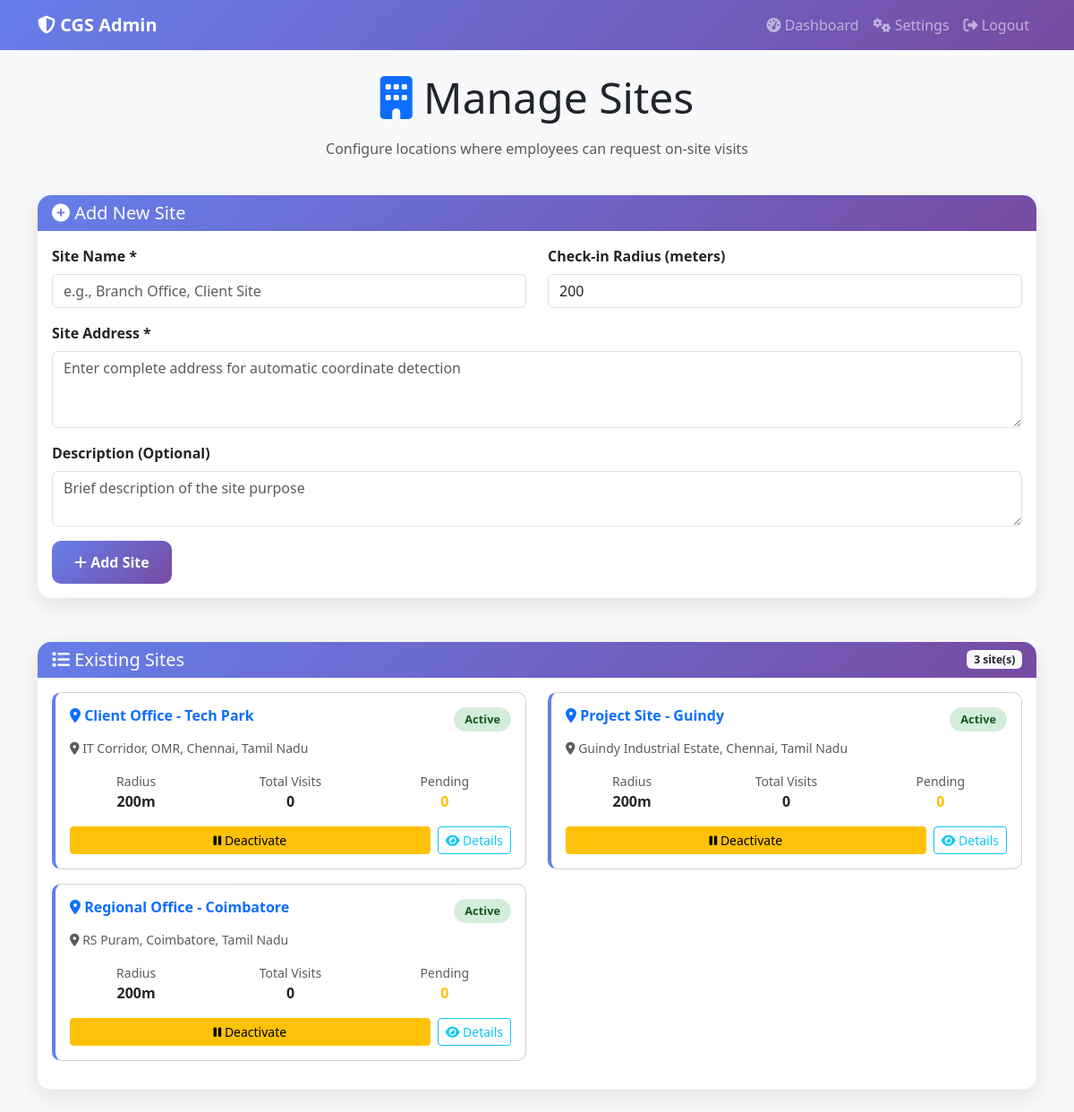
Page /admin/sites (signed in) on the committed database.
### tables this page shows
CREATE TABLE sites (
            id INTEGER PRIMARY KEY AUTOINCREMENT,
            site_name TEXT NOT NULL,
            site_address TEXT NOT NULL,
            site_lat REAL NOT NULL,
            site_lon REAL NOT NULL,
            site_radius INTEGER DEFAULT 200,
            site_description TEXT,
            is_active BOOLEAN DEFAULT 1,
            created_by INTEGER,
            created_at TIMESTAMP DEFAULT CURRENT_TIMESTAMP,
            updated_at TIMESTAMP DEFAULT CURRENT_TIMESTAMP,
            FOREIGN KEY (created_by) REFERENCES users(user_id)
        );

### app.py (the view)
@app.route('/admin/sites')
@admin_required
def admin_sites():
    try:
        conn = get_db_connection()
        cursor = conn.cursor()
        cursor.execute("""
            SELECT s.id, s.site_name, s.site_address, s.site_lat, s.site_lon, s.site_radius, s.site_description, s.is_active,
                   COUNT(sv.id) as total_visits,
                   SUM(CASE WHEN sv.status = 'Pending' THEN 1 ELSE 0 END) as pending_visits
            FROM sites s
            LEFT JOIN site_visits sv ON s.id = sv.site_id
            GROUP BY s.id, s.site_name, s.site_address, s.site_lat, s.site_lon, s.site_radius, s.site_description, s.is_active
            ORDER BY s.site_name
        """)
        sites = cursor.fetchall()
        conn.close()
        return render_template('admin_sites.html', sites=sites)
    except Exception as e:
        flash(f'Error loading sites: {str(e)}', 'error')
        return redirect(url_for('admin_dashboard'))

### app.py (called while the page is built)
@app.after_request
def after_request(response):
    response.headers['Cache-Control'] = 'no-cache, no-store, must-revalidate'
    response.headers['Pragma'] = 'no-cache'
    response.headers['Expires'] = '0'
    origin = request.headers.get('Origin')
    if origin:
        response.headers['Access-Control-Allow-Origin'] = origin
        response.headers['Access-Control-Allow-Credentials'] = 'true'
        response.headers['Access-Control-Allow-Methods'] = 'GET, POST, PUT, DELETE, OPTIONS'
        response.headers['Access-Control-Allow-Headers'] = 'Content-Type, X-CSRFToken, X-Requested-With'
    return response

def dict_factory(cursor, row):
    d = {}
    for idx, col in enumerate([c[0] for c in cursor.description]):
        d[col] = row[idx]
    return d

def get_db_connection():
    conn = sqlite3.connect(DB_PATH)
    conn.row_factory = dict_factory  # Use dict factory instead of Row
    return conn

def admin_required(f):
    from functools import wraps
    @wraps(f)
    def decorated_function(*args, **kwargs):
        if session.get('role') != 'admin':
            flash('Access denied. Admin privileges required.', 'error')
            return redirect(url_for('home'))
        return f(*args, **kwargs)
    return decorated_function

### templates/admin_sites.html (shortened to what this page needs)
<!DOCTYPE html>
<html lang="en">
<head>
    <link href="https://cdn.jsdelivr.net/npm/bootstrap@5.3.2/dist/css/bootstrap.min.css" rel="stylesheet">
    <link href="https://cdnjs.cloudflare.com/ajax/libs/font-awesome/6.4.0/css/all.min.css" rel="stylesheet">
</head>
<body class="bg-light">
    <nav class="navbar navbar-expand-lg navbar-dark" style="background: linear-gradient(135deg, #667eea 0%, #764ba2 100%);">
        <div class="container">
            <a class="navbar-brand fw-bold" href="{{ url_for('admin_dashboard') }}">
                <i class="fas fa-shield-alt"></i> CGS Admin
            </a>
            <div class="navbar-nav ms-auto">
                <a class="nav-link" href="{{ url_for('admin_dashboard') }}">
                    <i class="fas fa-tachometer-alt"></i> Dashboard
                </a>
                <a class="nav-link" href="{{ url_for('admin_settings') }}">
                    <i class="fas fa-cogs"></i> Settings
                </a>
                <a class="nav-link" href="{{ url_for('logout') }}">
                    <i class="fas fa-sign-out-alt"></i> Logout
                </a>
            </div>
        </div>
    </nav>
    <div class="container mt-4">
        <div class="row mb-4">
            <div class="col-12">
                <h1 class="display-5 text-center mb-3">
                    <i class="fas fa-building text-primary"></i> Manage Sites
                </h1>
                <p class="text-center text-muted">Configure locations where employees can request on-site visits</p>
            </div>
        </div>
        <div class="row mb-4">
            <div class="col-12">
                <div class="card sites-card">
                    <div class="card-header">
                        <h5 class="mb-0"><i class="fas fa-plus-circle"></i> Add New Site</h5>
                    </div>
                    <div class="card-body">
                        <form method="POST" action="{{ url_for('add_site') }}">
                            <div class="row">
                                <div class="col-md-6 mb-3">
                                    <label for="site_name" class="form-label fw-bold">Site Name *</label>
                                    <input type="text" class="form-control" id="site_name" name="site_name" required
                                           placeholder="e.g., Branch Office, Client Site">
                                </div>
                                <div class="col-md-6 mb-3">
                                    <label for="site_radius" class="form-label fw-bold">Check-in Radius (meters)</label>
                                    <input type="number" class="form-control" id="site_radius" name="site_radius"
                                           value="200" min="50" max="1000" step="10">
                                </div>
                            </div>
                            <div class="mb-3">
                                <label for="site_address" class="form-label fw-bold">Site Address *</label>
                                <textarea class="form-control" id="site_address" name="site_address" rows="3" required
                                          placeholder="Enter complete address for automatic coordinate detection"></textarea>
                            </div>
                            <div class="mb-3">
                                <label for="site_description" class="form-label fw-bold">Description (Optional)</label>
                                <textarea class="form-control" id="site_description" name="site_description" rows="2"
                                          placeholder="Brief description of the site purpose"></textarea>
                            </div>
                            <button type="submit" class="btn btn-custom">
                                <i class="fas fa-plus"></i> Add Site
                            </button>
                        </form>
                    </div>
                </div>
            </div>
        </div>
        <div class="row">
            <div class="col-12">
                <div class="card sites-card">
                    <div class="card-header d-flex justify-content-between align-items-center">
                        <h5 class="mb-0"><i class="fas fa-list"></i> Existing Sites</h5>
                        <span class="badge bg-light text-dark">{{ sites|length }} site(s)</span>
                    </div>
                    <div class="card-body">
                        {% if sites %}
                            <div class="row">
                                {% for site in sites %}
                                <div class="col-lg-6 mb-3">
                                    <div class="card site-card h-100">
                                        <div class="card-body">
                                            <div class="d-flex justify-content-between align-items-start mb-2">
                                                <h6 class="card-title fw-bold text-primary">
                                                    <i class="fas fa-map-marker-alt"></i> {{ site.site_name }}
                                                </h6>
                                                <span class="status-{{ 'active' if site.is_active else 'inactive' }}">
                                                    {{ 'Active' if site.is_active else 'Inactive' }}
                                                </span>
                                            </div>
                                            <p class="card-text small text-muted">
                                                <i class="fas fa-location-dot"></i> {{ site.site_address[:60] }}{% if site.site_address|length > 60 %}...{% endif %}
                                            </p>
                                            <div class="row text-center mb-3">
                                                <div class="col-4">
                                                    <small class="text-muted d-block">Radius</small>
                                                    <span class="fw-bold">{{ site.site_radius }}m</span>
                                                </div>
                                                <div class="col-4">
                                                    <small class="text-muted d-block">Total Visits</small>
                                                    <span class="fw-bold">{{ site.total_visits or 0 }}</span>
                                                </div>
                                                <div class="col-4">
                                                    <small class="text-muted d-block">Pending</small>
                                                    <span class="fw-bold text-warning">{{ site.pending_visits or 0 }}</span>
                                                </div>
                                            </div>
                                            <div class="d-flex gap-2">
                                                <a href="{{ url_for('toggle_site_status', site_id=site.id) }}"
                                                   class="btn btn-sm {{ 'btn-warning' if site.is_active else 'btn-success' }} flex-fill">
                                                    <i class="fas fa-{{ 'pause' if site.is_active else 'play' }}"></i>
                                                    {{ 'Deactivate' if site.is_active else 'Activate' }}
                                                </a>
                                                <button class="btn btn-sm btn-outline-info" data-bs-toggle="modal"
                                                        data-bs-target="#siteModal{{ site.id }}">
                                                    <i class="fas fa-eye"></i> Details
                                                </button>
                                            </div>
                                        </div>
                                    </div>
                                </div>
                                {% endfor %}
                            </div>
                        {% else %}
                            <div class="text-center py-5">
                                <i class="fas fa-building fa-3x text-muted mb-3"></i>
                                <h5 class="text-muted">No sites configured yet</h5>
                                <p class="text-muted">Add your first site using the form above to enable on-site visit requests.</p>
                            </div>
                        {% endif %}
                    </div>
                </div>
            </div>
        </div>
    </div>
</body>
</html>

### templates/admin_sites.html (style rules this page uses)
.sites-card { border: none; border-radius: 15px; box-shadow: 0 8px 25px rgba(0,0,0,0.1); margin-bottom: 25px; transition: transform 0.3s ease; }
.card-header { background: linear-gradient(135deg, #667eea 0%, #764ba2 100%); color: white; border-radius: 15px 15px 0 0 !important; border: none; }
.btn-custom { background: linear-gradient(135deg, #667eea 0%, #764ba2 100%); border: none; border-radius: 10px; padding: 12px 25px; color: white; font-weight: 600; transition: all 0.3s ease; }
.site-card { border-left: 4px solid #667eea; border-radius: 10px; transition: all 0.3s ease; }
.status-active { background: #d4edda; color: #155724; padding: 4px 12px; border-radius: 20px; font-size: 0.8rem; font-weight: 600; }

### rows in the picture
sites: site_name "Client Office - Tech Park", is_active "Active", site_address "IT Corridor, OMR, Chennai, Tamil Nadu", site_radius "200", total_visits "0", pending_visits "0", is_active "Deactivate"
sites: site_name "Project Site - Guindy", is_active "Active", site_address "Guindy Industrial Estate, Chennai, Tamil Nadu", site_radius "200", total_visits "0", pending_visits "0", is_active "Deactivate"
sites: site_name "Regional Office - Coimbatore", is_active "Active", site_address "RS Puram, Coimbatore, Tamil Nadu", site_radius "200", total_visits "0", pending_visits "0", is_active "Deactivate"

### other values in the picture
{{ sites|length }} "3"
